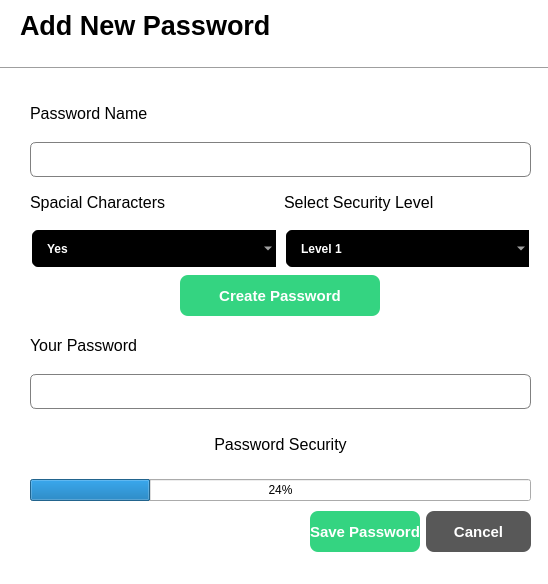
<?xml version="1.0" encoding="UTF-8"?>
<ui version="4.0">
 <class>StuentsDialog</class>
 <widget class="QDialog" name="StuentsDialog">
  <property name="geometry">
   <rect>
    <x>0</x>
    <y>0</y>
    <width>548</width>
    <height>584</height>
   </rect>
  </property>
  <property name="windowTitle">
   <string>Dialog</string>
  </property>
  <property name="styleSheet">
   <string notr="true">QDialog{
	background-color:white;
}

QLineEdit{
	border: 1px solid gray;
	border-radius: 6px;
	padding-left: 15px;
	height: 35px;
}
QDateEdit{
	border: 1px solid gray;
	border-radius: 6px;
	padding-left: 15px;
	height: 31px;
}
QComboBox{
	border: 2px solid white;
	border-radius: 8px;
	padding: 1px 18px 1px 3px;
	background-color:black;
	color:white;
	height:35px;
	padding-left:15px;
	font-weight:bold;
	selection-background-color:#298089
}










</string>
  </property>
  <widget class="Line" name="line">
   <property name="geometry">
    <rect>
     <x>0</x>
     <y>60</y>
     <width>551</width>
     <height>16</height>
    </rect>
   </property>
   <property name="orientation">
    <enum>Qt::Horizontal</enum>
   </property>
  </widget>
  <widget class="QLabel" name="label">
   <property name="geometry">
    <rect>
     <x>20</x>
     <y>10</y>
     <width>271</width>
     <height>31</height>
    </rect>
   </property>
   <property name="font">
    <font>
     <pointsize>20</pointsize>
     <weight>75</weight>
     <bold>true</bold>
    </font>
   </property>
   <property name="text">
    <string>Add New Password</string>
   </property>
  </widget>
  <widget class="QWidget" name="layoutWidget">
   <property name="geometry">
    <rect>
     <x>30</x>
     <y>90</y>
     <width>501</width>
     <height>411</height>
    </rect>
   </property>
   <layout class="QVBoxLayout" name="verticalLayout_8">
    <item>
     <layout class="QVBoxLayout" name="verticalLayout">
      <item>
       <widget class="QLabel" name="label_2">
        <property name="font">
         <font>
          <pointsize>12</pointsize>
         </font>
        </property>
        <property name="text">
         <string>Password Name</string>
        </property>
       </widget>
      </item>
      <item>
       <widget class="QLineEdit" name="name_lineEdit">
        <property name="maximumSize">
         <size>
          <width>16777215</width>
          <height>35</height>
         </size>
        </property>
       </widget>
      </item>
     </layout>
    </item>
    <item>
     <layout class="QHBoxLayout" name="horizontalLayout">
      <item>
       <layout class="QVBoxLayout" name="verticalLayout_5">
        <item>
         <widget class="QLabel" name="label_6">
          <property name="font">
           <font>
            <pointsize>12</pointsize>
           </font>
          </property>
          <property name="text">
           <string>Spacial Characters</string>
          </property>
         </widget>
        </item>
        <item>
         <widget class="QComboBox" name="gender_comboBox">
          <item>
           <property name="text">
            <string>Yes</string>
           </property>
          </item>
          <item>
           <property name="text">
            <string>No</string>
           </property>
          </item>
         </widget>
        </item>
       </layout>
      </item>
      <item>
       <layout class="QVBoxLayout" name="verticalLayout_6">
        <item>
         <widget class="QLabel" name="label_7">
          <property name="font">
           <font>
            <pointsize>12</pointsize>
           </font>
          </property>
          <property name="text">
           <string>Select Security Level</string>
          </property>
         </widget>
        </item>
        <item>
         <widget class="QComboBox" name="class_comboBox">
          <item>
           <property name="text">
            <string>Level 1</string>
           </property>
          </item>
          <item>
           <property name="text">
            <string>Level 2</string>
           </property>
          </item>
          <item>
           <property name="text">
            <string>Level 3</string>
           </property>
          </item>
         </widget>
        </item>
       </layout>
      </item>
     </layout>
    </item>
    <item>
     <layout class="QHBoxLayout" name="horizontalLayout_3">
      <item>
       <widget class="QPushButton" name="saveStudent_btn_2">
        <property name="minimumSize">
         <size>
          <width>0</width>
          <height>41</height>
         </size>
        </property>
        <property name="maximumSize">
         <size>
          <width>200</width>
          <height>16777215</height>
         </size>
        </property>
        <property name="layoutDirection">
         <enum>Qt::LeftToRight</enum>
        </property>
        <property name="styleSheet">
         <string notr="true">QPushButton{
	background-color: #34D481;
	color:white;
	border:none;
	border-radius:8px;
	font-weight:bold;
	font-size:15px;
}</string>
        </property>
        <property name="text">
         <string>Create Password</string>
        </property>
       </widget>
      </item>
     </layout>
    </item>
    <item>
     <layout class="QVBoxLayout" name="verticalLayout_3">
      <item>
       <widget class="QLabel" name="label_4">
        <property name="font">
         <font>
          <pointsize>12</pointsize>
         </font>
        </property>
        <property name="text">
         <string>Your Password</string>
        </property>
       </widget>
      </item>
      <item>
       <widget class="QLineEdit" name="phone_lineEdit">
        <property name="maximumSize">
         <size>
          <width>16777215</width>
          <height>35</height>
         </size>
        </property>
       </widget>
      </item>
     </layout>
    </item>
    <item>
     <layout class="QVBoxLayout" name="verticalLayout_4">
      <item>
       <widget class="QLabel" name="label_5">
        <property name="font">
         <font>
          <pointsize>12</pointsize>
         </font>
        </property>
        <property name="text">
         <string>Password Security</string>
        </property>
        <property name="alignment">
         <set>Qt::AlignCenter</set>
        </property>
       </widget>
      </item>
      <item>
       <widget class="QProgressBar" name="progressBar">
        <property name="value">
         <number>24</number>
        </property>
       </widget>
      </item>
     </layout>
    </item>
   </layout>
  </widget>
  <widget class="QWidget" name="layoutWidget">
   <property name="geometry">
    <rect>
     <x>310</x>
     <y>510</y>
     <width>221</width>
     <height>43</height>
    </rect>
   </property>
   <layout class="QHBoxLayout" name="horizontalLayout_2">
    <item>
     <widget class="QPushButton" name="saveStudent_btn">
      <property name="minimumSize">
       <size>
        <width>0</width>
        <height>41</height>
       </size>
      </property>
      <property name="styleSheet">
       <string notr="true">QPushButton{
	background-color: #34D481;
	color:white;
	border:none;
	border-radius:8px;
	font-weight:bold;
	font-size:15px;
}</string>
      </property>
      <property name="text">
       <string>Save Password</string>
      </property>
     </widget>
    </item>
    <item>
     <widget class="QPushButton" name="cancel_btn">
      <property name="minimumSize">
       <size>
        <width>0</width>
        <height>41</height>
       </size>
      </property>
      <property name="styleSheet">
       <string notr="true">QPushButton{
	background-color: #585858;
	color:white;
	border:none;
	border-radius:8px;
	font-weight:bold;
	font-size:15px;
}</string>
      </property>
      <property name="text">
       <string>Cancel</string>
      </property>
     </widget>
    </item>
   </layout>
  </widget>
 </widget>
 <resources/>
 <connections/>
</ui>
